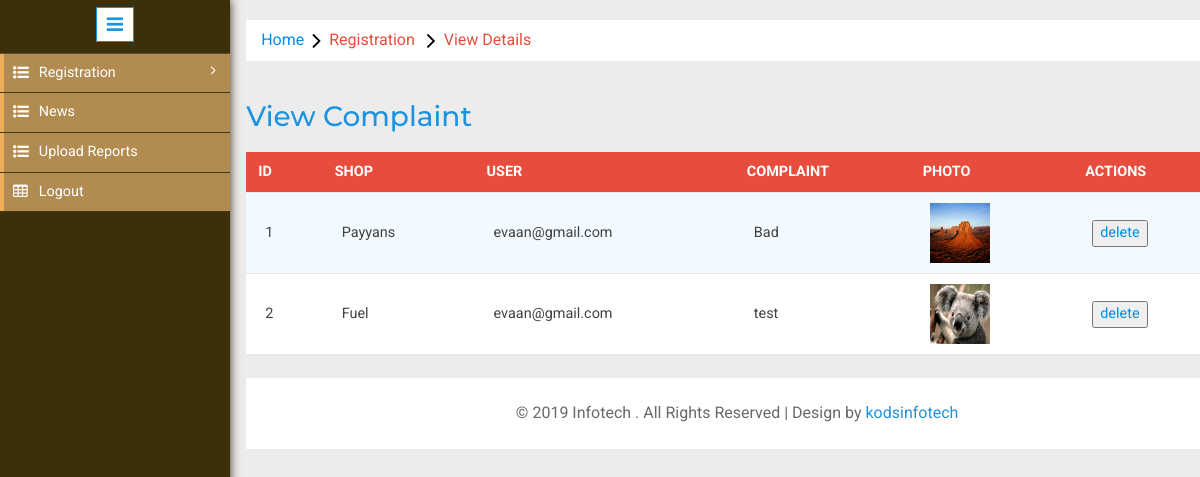
The app's page /admin/viewtestimony.php with its own data.
### tables this page shows
CREATE TABLE IF NOT EXISTS `complaint` (
  `Id` int(10) NOT NULL AUTO_INCREMENT,
  `Shop` varchar(500) NOT NULL,
  `User_id` varchar(100) NOT NULL,
  `Complaint` varchar(100) NOT NULL,
  `Image` varchar(100) NOT NULL,
  PRIMARY KEY (`Id`)
);

CREATE TABLE IF NOT EXISTS `shop` (
  `Id` int(10) NOT NULL AUTO_INCREMENT,
  `District` int(10) NOT NULL,
  `Name` varchar(100) NOT NULL,
  `Address` varchar(100) NOT NULL,
  `Pin` varchar(500) NOT NULL,
  `Phone` varchar(100) NOT NULL,
  `Email` varchar(100) NOT NULL,
  `Image` varchar(500) NOT NULL,
  PRIMARY KEY (`Id`),
  KEY `District` (`District`)
);

### admin/viewtestimony.php (the view, shortened to what this page needs)
<?php
include '../db.php';
?>
<!DOCTYPE HTML>
<html>
<head>
<link href="css/bootstrap.min.css" rel='stylesheet' type='text/css' />
<link href="css/style.css" rel='stylesheet' type='text/css' />
<link rel="stylesheet" href="css/morris.css" type="text/css"/>
<link href="css/font-awesome.css" rel="stylesheet">
<link rel="stylesheet" href="css/icon-font.min.css" type='text/css' />
<link rel="stylesheet" type="text/css" href="css/table-style.css" />
<link rel="stylesheet" type="text/css" href="css/basictable.css" />
</head>
<body>
   <div class="page-container">
<div class="left-content">
	   <div class="mother-grid-inner">
<ol class="breadcrumb">
                <li class="breadcrumb-item"><a href="home.php">Home</a><i class="fa fa-angle-right"></i>Registration <i class="fa fa-angle-right"></i>View Details</li>
            </ol>
<div style="margin-left: 320px;">
<div class="w3l-table-info" style="margin-left: -320px; overflow-x: auto;">
					  <h2>View Complaint </h2>
                                          <table id="table">
						<thead>
						  <tr>
							<th>Id</th>
                                                        <th>Shop</th>
							<th>User</th>
                                                        <th>Complaint</th>
                                                         <th>Photo</th>
                                                        <th colspan="2">Actions</th>
						  </tr>
						</thead>
						<tbody>
						  <?php
                                                  $qr="select  * from complaint order by Id desc";
                                                  $qrr=  mysqli_query($con,$qr);
                                                  $i=1;
                                                  while($r=mysqli_fetch_array($qrr))
                                                  {
                                                      $shop=$r['Shop'];
                                                       $qbn=  mysqli_query($con, "select *from shop where Id='$shop'");
                                            $r33=  mysqli_fetch_array($qbn);
                                                  ?>
                                                    <tr>
                                                          <form name="f1" method="post" action="">
                                                        <td><?php echo $i;?></td>
                                                          <td><?php echo $r33['Name'];?></td>
                                                        <td><?php echo $r['User_id'];?></td>
                                                        <td><?php echo $r['Complaint'];?></td>
                                                         <td><img src="<?php echo $r['Image'];?>" width="60" height="60"/></td>
                                                        <td>  <a href="deltestimony.php?id=<?php echo $r['Id'];?>"><input type="button" name="btn" value="delete" onclick="alert('are you sure want to delete??')"> </a></td>
                                                          </form>
                                                    </tr>
                                                    <?php
                                                  $i++;
                                                   }
                                                    ?>
                                              </tbody>
					  </table>
    </div>
<div class="copyrights" style="margin-left: -320px;">
	 <p>© 2019 Infotech . All Rights Reserved | Design by  <a href="#" target="_blank">kodsinfotech</a> </p>
</div>
</div>
</div>
                        <?php
                        if($_SESSION['admin']['Usertype']=='admin')
                        {
                            include './adminsidebar.php';
                        }
 else {
                            include './employeesideba.php';
 }
                        ?>
							</div>
</body>
</html>

### admin/css/table-style.css (style rules this page uses)
table { background: white; border-collapse: collapse; margin: 1.25em 0 0; width: 100%; }
table tr, table th, table td { border: none; border-bottom: 1px solid #e8e8e8; font-size: .95em; }
table th, table td { padding: 10px 12px; text-align: left; }
table th { background: #e74c3c; color: #fff; text-transform: uppercase; }
table tr td { background: #f3faff; color: #424242; }
table tr:nth-of-type(2n+2) td { background: #ffffff; }
table { width: 100%; }

### admin/employeesideba.php (style rules this page uses)
*, a, button, i, input { -webkit-font-smoothing: antialiased; }

### records on screen
complaint: shop.Name "Payyans", User "evaan@gmail.com", Complaint "Bad", Image (picture)
complaint: shop.Name "Fuel", User "evaan@gmail.com", Complaint "test", Image (picture)
